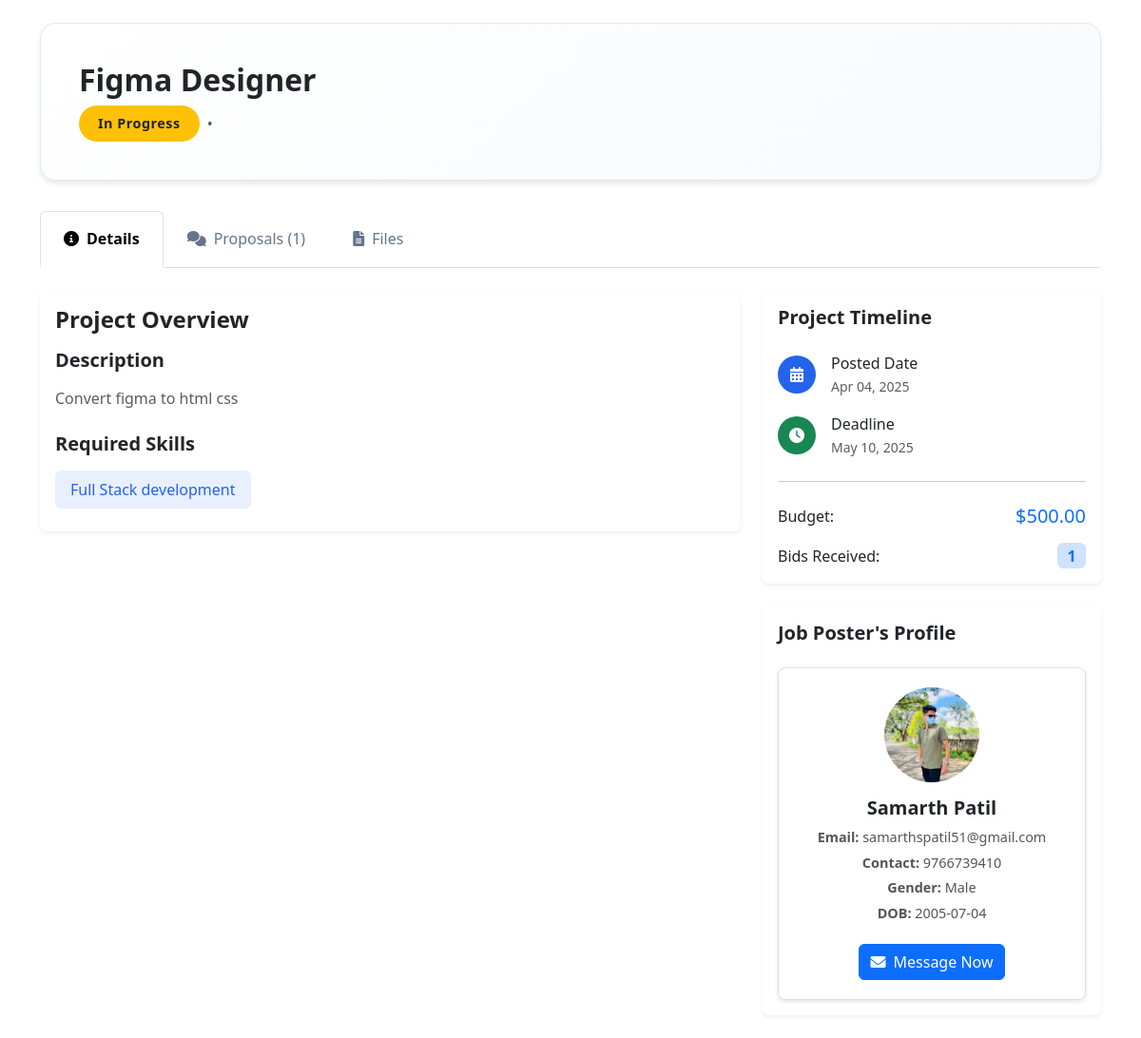
The page /PHPUIFiles/job_details_freelancer.php?id=3 on the database its author committed.
### tables this page shows
CREATE TABLE "jobs" (
	"id"	INTEGER,
	"username"	TEXT NOT NULL,
	"job_title"	TEXT NOT NULL,
	"job_category"	NUMERIC NOT NULL,
	"job_description"	NUMERIC NOT NULL,
	"primary_skill"	TEXT NOT NULL,
	"additional_skills"	NUMERIC,
	"experience_level"	TEXT NOT NULL,
	"budget"	REAL NOT NULL,
	"deadline"	DATE NOT NULL,
	"attachments"	TEXT,
	"additional_questions"	TEXT,
	"status"	TEXT DEFAULT 'Open',
	"NoOfbidsReceived"	INTEGER DEFAULT 0,
	"posted_date"	DATETIME DEFAULT CURRENT_TIMESTAMP, user_id INTEGER,
	PRIMARY KEY("id" AUTOINCREMENT)
);

CREATE TABLE "users" (
	"users_id"	INTEGER,
	"users_name"	VARCHAR(255),
	"username"	VARCHAR(255),
	"users_password"	VARCHAR(255) UNIQUE,
	"users_email"	VARCHAR(255),
	"users_contact"	INTEGER,
	"users_gender"	VARCHAR(255),
	"users_dob"	DATE,
	"users_profile_img"	VARCHAR(255),
	PRIMARY KEY("users_id" AUTOINCREMENT)
);

### PHPUIFiles/job_details_freelancer.php (the view, shortened to what this page needs)
<?php
$db = new SQLite3('C:\xampp\htdocs\FreelanceMarketplace\Connection\Freelance_db.db');
$order_id = $_GET['id'] ?? 0;
$orderQuery = $db->prepare("SELECT job_id, status as order_status FROM orders WHERE id = :order_id");
$orderQuery->bindValue(':order_id', $order_id, SQLITE3_INTEGER);
$orderResult = $orderQuery->execute();
$order = $orderResult->fetchArray(SQLITE3_ASSOC);
if (!$order) {
    $error = "Order not found.";
} else {
    $job_id = $order['job_id'];
    $jobQuery = $db->prepare("SELECT * FROM jobs WHERE id = :id");
    $jobQuery->bindValue(':id', $job_id, SQLITE3_INTEGER);
    $jobResult = $jobQuery->execute();
    $job = $jobResult->fetchArray(SQLITE3_ASSOC);
    if (!$job) {
        $error = "Job not found.";
    } else {
        $posterQuery = $db->prepare("SELECT * FROM users WHERE username = :username");
        $posterQuery->bindValue(':username', $job['username'], SQLITE3_TEXT);
        $posterResult = $posterQuery->execute();
        $poster = $posterResult->fetchArray(SQLITE3_ASSOC);
        $proposalsQuery = $db->prepare("SELECT COUNT(*) as count FROM proposals WHERE job_id = :job_id");
        $proposalsQuery->bindValue(':job_id', $job_id, SQLITE3_INTEGER);
        $countResult = $proposalsQuery->execute()->fetchArray(SQLITE3_ASSOC);
        $proposalsCount = $countResult['count'] ?? 0;
    }
}
?>
<!DOCTYPE html>
<html lang="en">
<head>
  <link rel="stylesheet" href="https://cdnjs.cloudflare.com/ajax/libs/font-awesome/6.0.0-beta3/css/all.min.css">
  <link rel="stylesheet" href="../CSS files/job-details.css">
  <link rel="stylesheet" href="https://cdn.jsdelivr.net/npm/bootstrap@5.3.0/dist/css/bootstrap.min.css">
</head>
<body>
  <div class="container-lg py-4">
    <div class="job-header d-flex flex-column flex-md-row justify-content-between align-items-start align-items-md-center">
      <div class="mb-3 mb-md-0">
        <h1 class="h2 fw-bold mb-2"><?= htmlspecialchars($job['job_title']) ?></h1>
        <div class="d-flex align-items-center gap-2">
          <span class="status-badge bg-<?= $job['status'] === 'Open' ? 'success' : ($job['status'] === 'In Progress' ? 'warning' : ($job['status'] === 'Review' ? 'info' : 'secondary')) ?>">
            <?= htmlspecialchars($job['status']) ?>
          </span>
          <span class="text-muted">•</span>
        </div>
      </div>
    </div>
    <ul class="nav nav-tabs" id="jobTabs" role="tablist">
      <li class="nav-item" role="presentation">
        <button class="nav-link active" id="details-tab" data-bs-toggle="tab" data-bs-target="#details" type="button" role="tab" aria-controls="details" aria-selected="true">
          <i class="fas fa-info-circle me-2"></i>Details
        </button>
      </li>
      <?php if ($job['status'] === 'Open' || $job['status'] === 'In Progress'): ?>
        <li class="nav-item" role="presentation">
          <button class="nav-link" id="proposals-tab" data-bs-toggle="tab" data-bs-target="#proposals" type="button" role="tab" aria-controls="proposals" aria-selected="false">
            <i class="fas fa-comments me-2"></i>Proposals (<?= $proposalsCount ?>)
          </button>
        </li>
      <?php endif; ?>
      <li class="nav-item" role="presentation">
        <button class="nav-link" id="files-tab" data-bs-toggle="tab" data-bs-target="#files" type="button" role="tab" aria-controls="files" aria-selected="false">
          <i class="fas fa-file-alt me-2"></i>Files
        </button>
      </li>
    </ul>
    <div class="tab-content mt-4">
      <div class="tab-pane fade show active" id="details" role="tabpanel" aria-labelledby="details-tab">
        <div class="row g-4">
          <div class="col-lg-8">
            <div class="card border-0 shadow-sm">
              <div class="card-body">
                <h4 class="card-title mb-3 fw-semibold">Project Overview</h4>
                <div class="mb-4">
                  <h5 class="fw-semibold mb-3">Description</h5>
                  <p class="text-muted line-height-lg"><?= nl2br(htmlspecialchars($job['job_description'])) ?></p>
                </div>
                <h5 class="fw-semibold mb-3">Required Skills</h5>
                <div class="d-flex flex-wrap gap-2">
                  <?php foreach (explode(',', $job['primary_skill']) as $skill): ?>
                    <span class="skill-badge"><?= trim($skill) ?></span>
                  <?php endforeach; ?>
                </div>
              </div>
            </div>
          </div>
          <div class="col-lg-4">
            <div class="card border-0 shadow-sm">
              <div class="card-body">
                <h5 class="fw-semibold mb-4">Project Timeline</h5>
                <div class="d-flex flex-column gap-3">
                  <div class="d-flex align-items-center gap-3">
                    <div class="timeline-badge">
                      <i class="fas fa-calendar-alt"></i>
                    </div>
                    <div>
                      <p class="mb-0 fw-medium">Posted Date</p>
                      <small class="text-muted"><?= date('M d, Y', strtotime($job['posted_date'])) ?></small>
                    </div>
                  </div>
                  <div class="d-flex align-items-center gap-3">
                    <div class="timeline-badge bg-success">
                      <i class="fas fa-clock"></i>
                    </div>
                    <div>
                      <p class="mb-0 fw-medium">Deadline</p>
                      <small class="text-muted"><?= date('M d, Y', strtotime($job['deadline'])) ?></small>
                    </div>
                  </div>
                </div>
                <hr class="my-4">
                <div class="d-flex justify-content-between align-items-center mb-3">
                  <span class="fw-medium">Budget:</span>
                  <span class="h5 text-primary mb-0">$<?= number_format($job['budget'], 2) ?></span>
                </div>
                <div class="d-flex justify-content-between align-items-center">
                  <span class="fw-medium">Bids Received:</span>
                  <span class="badge bg-primary-subtle text-primary fs-6"> <?php echo $proposalsCount ?> </span>
                </div>
              </div>
            </div>
            <div class="card border-0 shadow-sm mt-4">
              <div class="card-body">
                <h5 class="fw-semibold mb-4">Job Poster's Profile</h5>
                <div class="profile-card text-center">
                  <?php if (!empty($poster['users_profile_img'])): ?>
                    <img src="<?= htmlspecialchars($poster['users_profile_img']) ?>" alt="Job Poster">
                  <?php else: ?>
                    <div class="profile-avatar bg-primary bg-opacity-10 d-flex align-items-center justify-content-center">
                      <i class="fas fa-user text-primary fs-4"></i>
                    </div>
                  <?php endif; ?>
                  <h5> <?= htmlspecialchars($poster['users_name'] ?? 'N/A') ?></h5>
                  <p><strong>Email: </strong><?= htmlspecialchars($poster['users_email'] ?? 'N/A') ?></p>
                  <p><strong>Contact: </strong><?= htmlspecialchars($poster['users_contact'] ?? 'N/A') ?></p>
                  <p><strong>Gender: </strong><?= htmlspecialchars($poster['users_gender'] ?? 'No description provided.') ?></p>
                  <p><strong>DOB: </strong><?= htmlspecialchars($poster['users_dob'] ?? 'No description provided.') ?></p>
                  <a href="freelancer_messages.php?user_id=<?= $poster['users_id'] ?>" class="btn btn-primary mt-3">
                    <i class="fas fa-envelope me-2"></i>Message Now
                  </a>
                </div>
              </div>
            </div>
          </div>
        </div>
      </div>
    </div>
  </div>
</body>
</html>

### CSS files/job-details.css (style rules this page uses)
:root { --primary-color: #2563eb; --secondary-color: #4f46e5; --success-color: #22c55e; --danger-color: #ef4444; }
body { background-color: #f8fafc; font-family: 'Segoe UI', system-ui, sans-serif; }
.job-header { background: linear-gradient(135deg, #ffffff 0%, #f8fafc 100%); padding: 2.5rem; border-radius: 16px; margin-bottom: 2rem; box-shadow: 0 4px 6px -1px rgba(0, 0, 0, 0.1); border: 1px solid #e2e8f0; }
.status-badge { font-size: 0.9rem; padding: 0.5rem 1.25rem; border-radius: 9999px; font-weight: 600; letter-spacing: 0.5px; }
.nav-tabs { border-bottom: 2px solid #e2e8f0; }
.nav-tabs .nav-link { color: #64748b; border: none; padding: 1rem 1.5rem; transition: all 0.2s ease; }
.nav-tabs .nav-link.active { color: var(--primary-color); font-weight: 600; background: transparent; border-bottom: 3px solid var(--primary-color); }
.skill-badge { background: rgba(37, 99, 235, 0.1); color: var(--primary-color); padding: 0.5rem 1rem; border-radius: 6px; font-weight: 500; }
.timeline-badge { width: 40px; height: 40px; border-radius: 50%; background: var(--primary-color); color: white; display: flex; align-items: center; justify-content: center; }
.skill-badge { background: rgba(37, 99, 235, 0.1); color: var(--primary-color); padding: 0.5rem 1rem; border-radius: 6px; font-weight: 500; margin-right: 0.5rem; margin-bottom: 0.5rem; display: inline-block; }

### PHPUIFiles/job_details_freelancer.php (style rules this page uses)
.profile-card { border: 1px solid #e0e0e0; border-radius: 8px; padding: 20px; background-color: #fff; box-shadow: 0 2px 4px rgba(0, 0, 0, 0.1); }
.profile-card img { width: 100px; height: 100px; border-radius: 50%; object-fit: cover; }
.profile-card h5 { margin-top: 15px; font-size: 1.25rem; font-weight: 600; }
.profile-card p { margin-bottom: 5px; font-size: 0.9rem; color: #555; }

### rows shown on the page
jobs: job_title "Figma Designer", status "In Progress", job_description "Convert figma to html css", primary_skill "Full Stack development", posted_date "Apr 04, 2025", deadline "May 10, 2025", budget "500.00"
users: users_profile_img (picture), users_name "Samarth Patil", users_email "samarthspatil51@gmail.com", users_contact "9766739410", users_gender "Male", users_dob "2005-07-04"

### other values the page prints
$proposalsCount "1"
